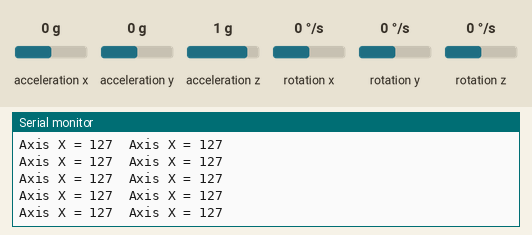
Bench run of a sketch on a simulated Arduino Uno, built with avr-gcc and run on an emulated ATmega328P. On the bench: the last lines printed to the serial monitor. The inputs (shaded band) are chosen by the test bench; at power-on: acceleration x 0 g, acceleration y 0 g, acceleration z 1 g, rotation x 0 °/s, rotation y 0 °/s, rotation z 0 °/s. No radio packets arrive unless stated.

Above: at 1.2 s.
1.3 s: acceleration x set to -1.4 g
At 1.41 s:
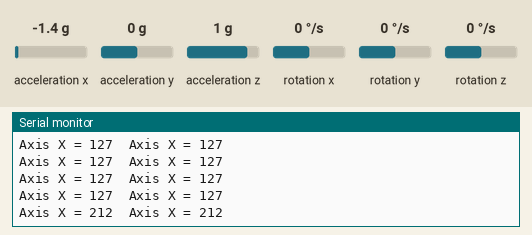
2.8 s: acceleration x set to -0.8 g
At 2.82 s:
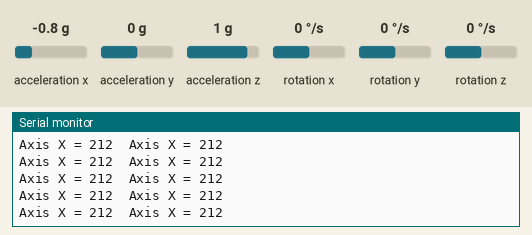
4.3 s: acceleration x set to 0 g
At 4.33 s:
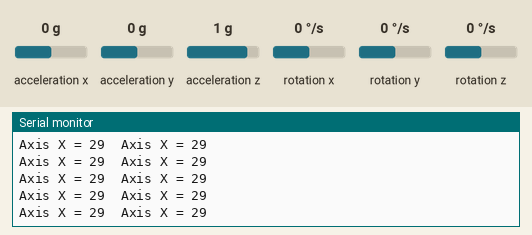
Timing chart, 0 to 7.3 s (numbered marks = the images above; inputs shaded):
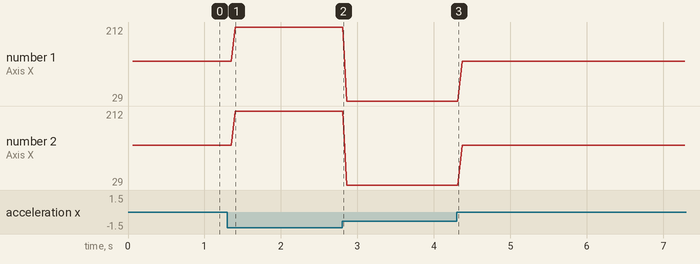

Measured:
- after the input at 1.3 s, the serial monitor: prints a new line after 0.11 s (image 1)
- plotted number 1: 127 → 212 after the input at 1.3 s, 212 → 29 after the input at 2.8 s
- plotted number 2: 127 → 212 after the input at 1.3 s, 212 → 29 after the input at 2.8 s

The sketch:

RF_MPU6050_Gestured_Robot_transmitter_v1.0_noarctan.ino
```cpp
#include <SPI.h>
#include <nRF24L01.h>
#include <RF24.h>
#include "Wire.h"
#include "I2Cdev.h"
#include "MPU6050.h"

//Define variables for Gyroscope and Accelerometer data

MPU6050 mpu;
int16_t ax, ay, az;
int16_t gx, gy, gz;

RF24 radio(9, 8); // CE, CSN
const byte address[6] = "00001";

struct MyData {
  byte X;
  byte Y;
};

MyData data;

void setup()
{
  Serial.begin(9600);
  Wire.begin();
  mpu.initialize();

  radio.begin();
  radio.setAutoAck(false);
  radio.setPALevel(RF24_PA_MIN);
  radio.setDataRate(RF24_250KBPS);
  radio.openWritingPipe(address);
  radio.stopListening();
}

void loop()
{
  mpu.getMotion6(&ax, &ay, &az, &gx, &gy, &gz);

  data.X = map(ax, -17000, 17000, 0, 255 ); //Send X axis data
  data.Y = map(ay, -17000, 17000, 0, 255);  //Send Y axis data

  delay(50);
  radio.write(&data, sizeof(MyData));

  Serial.print("Axis X = ");
  Serial.print(data.X);
  Serial.print("  ");
  Serial.print("Axis X = ");
  Serial.println(data.X);
}
```
